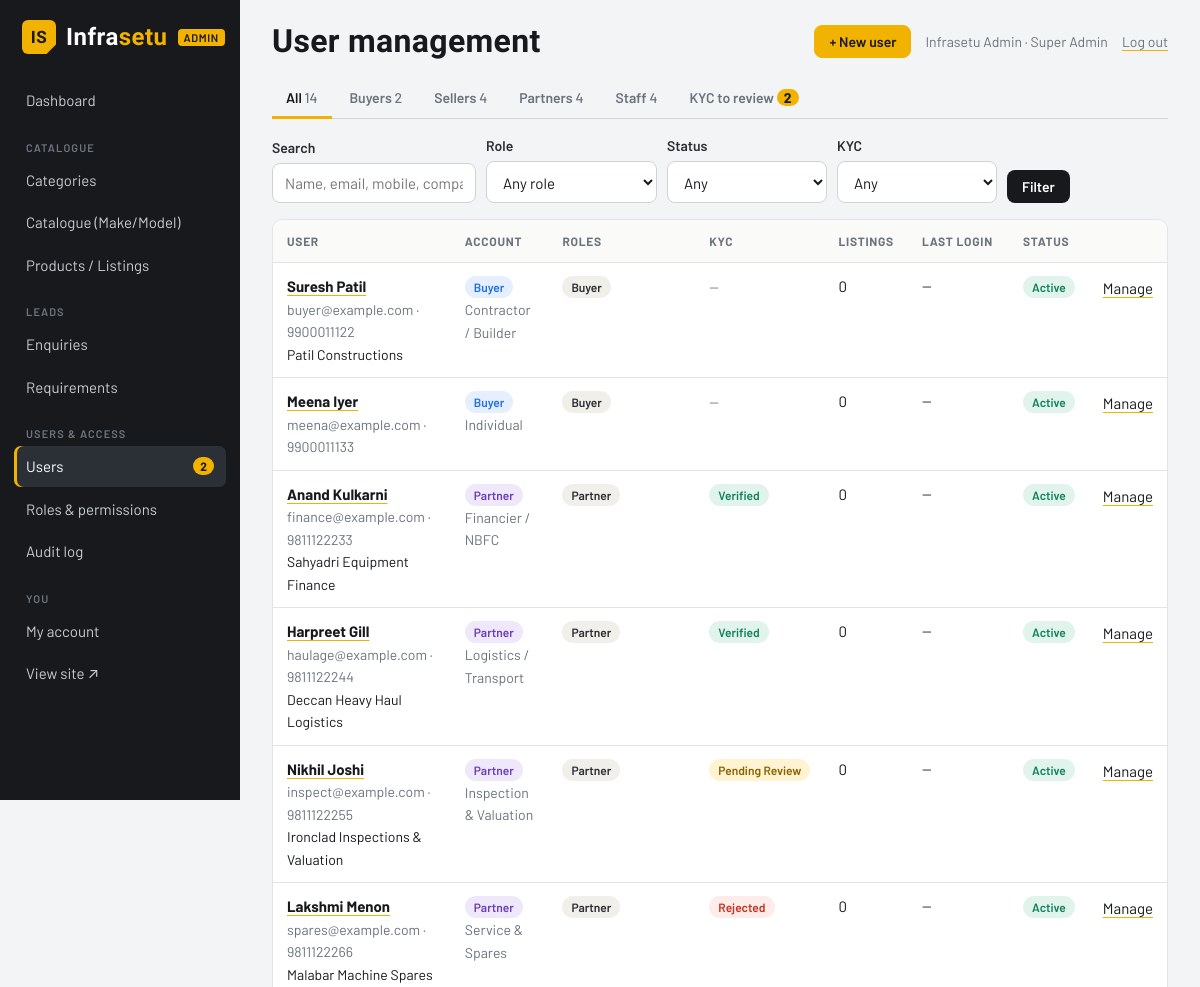
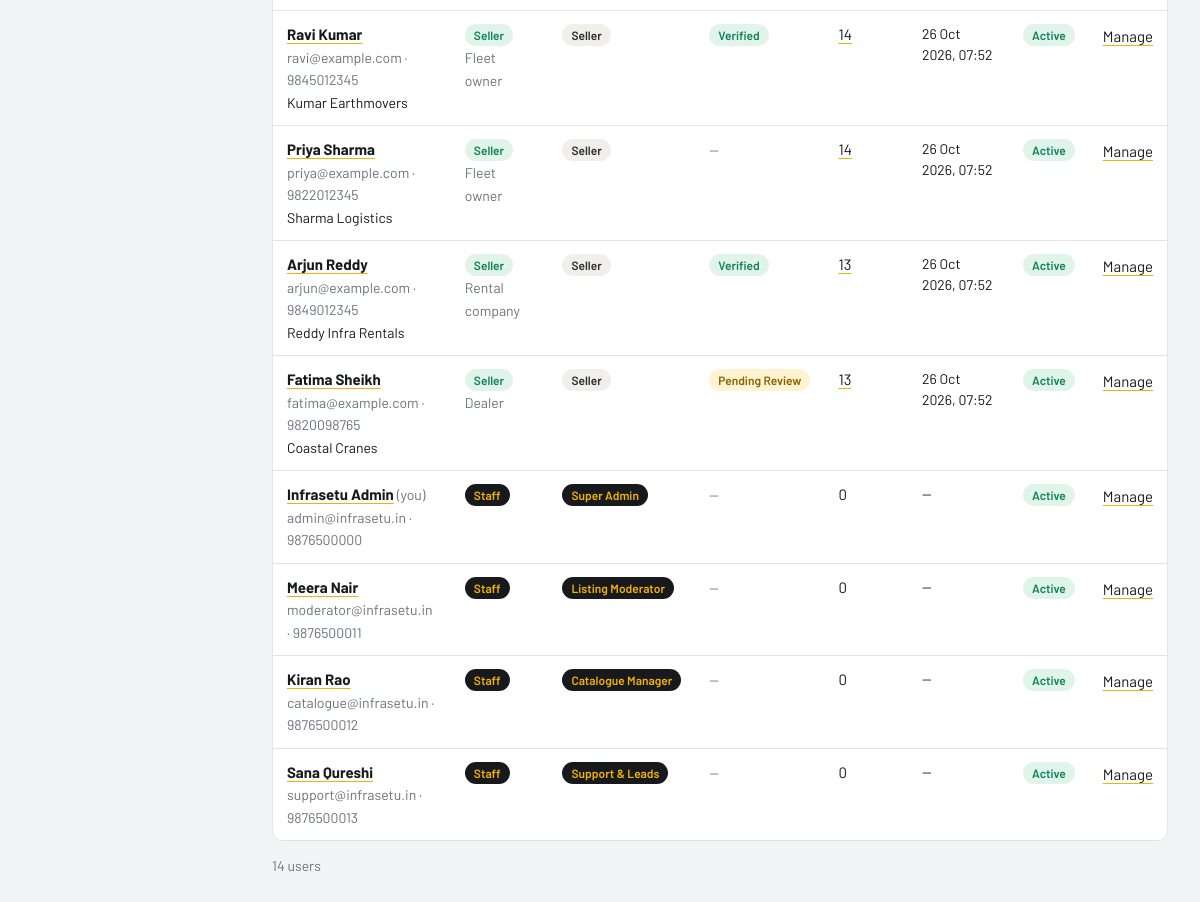
Page /admin/users (signed in) on the committed database (2 pictures, top to bottom).
### models.py (models this page shows, shortened)
class TimestampMixin:
    created_at = db.Column(db.DateTime, default=datetime.utcnow, nullable=False)
    updated_at = db.Column(db.DateTime, default=datetime.utcnow, onupdate=datetime.utcnow, nullable=False)

class User(TimestampMixin, db.Model):
    __tablename__ = "users"
    id = db.Column(db.Integer, primary_key=True)
    name = db.Column(db.String(120), nullable=False)
    email = db.Column(db.String(160), unique=True, nullable=False, index=True)
    phone = db.Column(db.String(20), nullable=False)
    company = db.Column(db.String(160))
    password_hash = db.Column(db.String(255), nullable=False)
    role = db.Column(db.String(20), default="user", nullable=False)
    is_active = db.Column(db.Boolean, default=True, nullable=False)  # False = suspended
    account_type = db.Column(db.String(20), default="buyer", nullable=False, index=True)
    business_type = db.Column(db.String(60))  # buyer / seller sub-type
    state = db.Column(db.String(60))
    city = db.Column(db.String(80))
    gstin = db.Column(db.String(15))
    pan = db.Column(db.String(10))
    verification_status = db.Column(db.String(20), default="not_submitted", nullable=False)
    verification_note = db.Column(db.String(255))
    verified_at = db.Column(db.DateTime)
    verified_by_id = db.Column(db.Integer)
    last_login_at = db.Column(db.DateTime)
    failed_logins = db.Column(db.Integer, default=0, nullable=False)
    locked_until = db.Column(db.DateTime)
    password_changed_at = db.Column(db.DateTime)
    products = db.relationship("Product", back_populates="user", lazy="dynamic")
    roles = db.relationship("Role", secondary="user_roles", back_populates="users", lazy="selectin",
                            order_by="Role.name")
    partner_profile = db.relationship("PartnerProfile", back_populates="user", uselist=False,
                                      cascade="all, delete-orphan")
    @property
    def permissions(self):
        if any(r.slug == "super_admin" for r in self.roles):
            return set(PERMISSIONS)
        return set().union(*(r.codes for r in self.roles)) if self.roles else set()
    def has_permission(self, code):
        return bool(self.is_active) and code in self.permissions
    @property
    def is_locked(self):
        return bool(self.locked_until and self.locked_until > datetime.utcnow())
    @property
    def account_label(self):
        return ACCOUNT_TYPES.get(self.account_type, self.account_type.title())

class Role(TimestampMixin, db.Model):
    __tablename__ = "roles"
    id = db.Column(db.Integer, primary_key=True)
    slug = db.Column(db.String(60), unique=True, nullable=False, index=True)
    name = db.Column(db.String(80), unique=True, nullable=False)
    description = db.Column(db.String(255))
    is_staff = db.Column(db.Boolean, default=False, nullable=False)  # admin-panel role
    is_system = db.Column(db.Boolean, default=False, nullable=False)  # built in, cannot be deleted
    grants = db.relationship("RolePermission", back_populates="role", cascade="all, delete-orphan")
    users = db.relationship("User", secondary="user_roles", back_populates="roles")

class PartnerProfile(TimestampMixin, db.Model):
    __tablename__ = "partner_profiles"
    id = db.Column(db.Integer, primary_key=True)
    user_id = db.Column(db.Integer, db.ForeignKey("users.id", ondelete="CASCADE"), unique=True, nullable=False)
    partner_type = db.Column(db.String(60), nullable=False, index=True)
    website = db.Column(db.String(200))
    service_states = db.Column(db.Text, nullable=False, default="")  # comma separated, or "All India"
    description = db.Column(db.Text, nullable=False, default="")
    user = db.relationship("User", back_populates="partner_profile")

### admin_users.py (the view)
@bp.route("/users")
@permission_required("users.view")
def users():
    a = request.args
    q = User.query
    if a.get("q"):
        t = f"%{a['q'].strip()}%"
        q = q.filter(or_(User.name.ilike(t), User.email.ilike(t), User.phone.ilike(t), User.company.ilike(t),
                         User.gstin.ilike(t)))
    if a.get("type") in ACCOUNT_TYPES:
        q = q.filter(User.account_type == a["type"])
    if a.get("role", "").isdigit():
        q = q.filter(User.roles.any(Role.id == int(a["role"])))
    if a.get("kyc") in VERIFICATION_STATUSES:
        q = q.filter(User.verification_status == a["kyc"])
    status = a.get("status")
    if status == "active":
        q = q.filter(User.is_active.is_(True))
    elif status == "suspended":
        q = q.filter(User.is_active.is_(False))
    elif status == "locked":
        q = q.filter(User.locked_until > datetime.utcnow())
    counts = dict(db.session.query(Product.user_id, func.count(Product.id)).group_by(Product.user_id).all())
    type_counts = dict(db.session.query(User.account_type, func.count(User.id)).group_by(User.account_type).all())
    kyc_pending = User.query.filter_by(verification_status="pending").count()
    return render_template("admin/users.html", page=_page(q.order_by(User.created_at.desc())), counts=counts,
                           roles=Role.query.order_by(Role.name).all(), type_counts=type_counts,
                           kyc_pending=kyc_pending)

### admin.py (called while the page is built)
@bp.before_request
@permission_required("admin.access")
def _guard():
    pass

def _page(q):
    return q.paginate(page=request.args.get("page", 1, type=int),
                       per_page=current_app.config["ADMIN_ITEMS_PER_PAGE"], error_out=False)

### utils.py (called while the page is built)
def load_current_user():
    uid = session.get("user_id")
    g.user = db.session.get(User, uid) if uid else None
    if g.user is not None and not g.user.is_active:
        session.clear()
        g.user = None

def permission_required(*codes):
    def decorator(view):
        @wraps(view)
        def wrapped(*args, **kwargs):
            if g.user is None:
                return redirect(url_for("auth.login", next=request.full_path))
            if not any(g.user.has_permission(c) for c in codes):
                abort(403)
            return view(*args, **kwargs)
        return wrapped
    return decorator

def can(code):
    return bool(g.get("user") is not None and g.user.has_permission(code))

def csrf_token():
    if "_csrf" not in session:
        session["_csrf"] = secrets.token_hex(16)
    return session["_csrf"]

def check_csrf():
    if request.method == "POST":
        token = request.form.get("_csrf") or request.headers.get("X-CSRF-Token")
        if not token or token != session.get("_csrf"):
            abort(400, description="Invalid or missing form token. Please reload the page and try again.")

### templates/admin/users.html (shortened to what this page needs)
{% extends "admin/base.html" %}
{% from "_macros.html" import pager %}
{% block heading %}User management{% endblock %}
{% block top_actions %}{% if can('users.manage') %}<a class="btn btn-primary btn-sm" href="{{ url_for('admin.user_new') }}">+ New user</a>{% endif %}{% endblock %}
{% block admin_content %}
{% set a = request.args %}
<nav class="tabs">
  <a href="{{ url_with(type='', kyc='', page='') }}" class="{{ 'active' if not a.get('type') and not a.get('kyc') }}">All <span>{{ type_counts.values()|sum }}</span></a>
  {% for k, l in ACCOUNT_TYPES.items() %}
    <a href="{{ url_with(type=k, kyc='', page='') }}" class="{{ 'active' if a.get('type') == k }}">{{ l if k == 'staff' else l ~ 's' }} <span>{{ type_counts.get(k, 0) }}</span></a>
  {% endfor %}
  {% if can('users.verify') %}<a href="{{ url_with(kyc='pending', type='', page='') }}" class="{{ 'active' if a.get('kyc') == 'pending' }} tab-alert">KYC to review <span>{{ kyc_pending }}</span></a>{% endif %}
</nav>
<form class="toolbar" method="get">
  <div class="field"><label>Search</label><input name="q" value="{{ a.get('q', '') }}" placeholder="Name, email, mobile, company, GSTIN"></div>
  <div class="field"><label>Role</label><select name="role"><option value="">Any role</option>
    {% for r in roles %}<option value="{{ r.id }}" {% if a.get('role') == r.id|string %}selected{% endif %}>{{ r.name }}</option>{% endfor %}</select></div>
  <div class="field"><label>Status</label><select name="status"><option value="">Any</option>
    {% for k, l in [('active', 'Active'), ('suspended', 'Suspended'), ('locked', 'Locked out')] %}<option value="{{ k }}" {% if a.get('status') == k %}selected{% endif %}>{{ l }}</option>{% endfor %}</select></div>
  <div class="field"><label>KYC</label><select name="kyc"><option value="">Any</option>
    {% for k, l in VERIFICATION_STATUSES.items() %}<option value="{{ k }}" {% if a.get('kyc') == k %}selected{% endif %}>{{ l }}</option>{% endfor %}</select></div>
  <button class="btn btn-dark btn-sm">Filter</button>
</form>
<div class="table-wrap">
<table class="table">
  <thead><tr><th>User</th><th>Account</th><th>Roles</th><th>KYC</th><th>Listings</th><th>Last login</th><th>Status</th><th></th></tr></thead>
  <tbody>
  {% for u in page.items %}
    <tr>
      <td><a href="{{ url_for('admin.user_detail', uid=u.id) }}"><b>{{ u.name }}</b></a>{% if u.id == g.user.id %} <span class="small muted">(you)</span>{% endif %}<br>
        <span class="small muted">{{ u.email }} · {{ u.phone }}</span>{% if u.company %}<br><span class="small">{{ u.company }}</span>{% endif %}</td>
      <td><span class="badge badge-type-{{ u.account_type }}">{{ u.account_label }}</span><br>
        <span class="small muted">{{ u.partner_profile.partner_type if u.partner_profile and u.account_type == 'partner' else (u.business_type or '') }}</span></td>
      <td>{% for r in u.roles %}<span class="badge {{ 'badge-staff' if r.is_staff else 'badge-role' }}">{{ r.name }}</span> {% endfor %}</td>
      <td>{% if u.verification_status != 'not_submitted' %}<span class="badge badge-kyc-{{ u.verification_status }}">{{ VERIFICATION_STATUSES[u.verification_status] }}</span>{% else %}<span class="muted small">—</span>{% endif %}</td>
      <td>{% if counts.get(u.id) and can('products.view') %}<a href="{{ url_for('admin.products', user=u.id) }}">{{ counts.get(u.id) }}</a>{% else %}{{ counts.get(u.id, 0) }}{% endif %}</td>
      <td class="small">{{ u.last_login_at|dt('%d %b %Y, %H:%M') }}</td>
      <td>{% if not u.is_active %}<span class="badge badge-disabled">Suspended</span>{% elif u.is_locked %}<span class="badge badge-pending">Locked</span>{% else %}<span class="badge badge-active">Active</span>{% endif %}</td>
      <td class="actions"><a href="{{ url_for('admin.user_detail', uid=u.id) }}">{{ 'Manage' if can('users.manage') else 'View' }}</a></td>
    </tr>
  {% else %}
    <tr><td colspan="8" class="muted">No users match.</td></tr>
  {% endfor %}
  </tbody>
</table>
</div>
<p class="small muted">{{ page.total }} user{{ 's' if page.total != 1 }}</p>
{% endblock %}

### templates/admin/base.html (shortened to what this page needs)
{% extends "base.html" %}
{% block body_class %}admin{% endblock %}
{% block content %}
{% set ep = request.endpoint or '' %}
<div class="admin-shell">
  <aside class="admin-side">
    <a class="brand" href="{{ url_for('admin.dashboard') }}"><span class="brand-mark">IS</span> <span>Infra<b>setu</b></span> <small>ADMIN</small></a>
    <nav class="admin-nav">
      {% if can('dashboard.view') %}<a href="{{ url_for('admin.dashboard') }}" class="{{ 'active' if ep == 'admin.dashboard' }}">Dashboard</a>{% endif %}
      {% if can('catalogue.manage') or can('products.view') %}<h5>Catalogue</h5>{% endif %}
      {% if can('catalogue.manage') %}
      <a href="{{ url_for('admin.categories') }}" class="{{ 'active' if 'category' in ep or 'categories' in ep or 'attribute' in ep }}">Categories</a>
      <a href="{{ url_for('admin.catalogue') }}" class="{{ 'active' if 'catalogue' in ep }}">Catalogue (Make/Model)</a>
      {% endif %}
      {% if can('products.view') %}<a href="{{ url_for('admin.products') }}" class="{{ 'active' if 'product' in ep }}">Products / Listings</a>{% endif %}
      {% if can('leads.manage') %}
      <h5>Leads</h5>
      <a href="{{ url_for('admin.enquiries') }}" class="{{ 'active' if 'enquir' in ep }}">Enquiries</a>
      <a href="{{ url_for('admin.requirements') }}" class="{{ 'active' if 'requirement' in ep }}">Requirements</a>
      {% endif %}
      {% if can('users.view') or can('roles.manage') or can('audit.view') %}<h5>Users &amp; access</h5>{% endif %}
      {% if can('users.view') %}<a href="{{ url_for('admin.users') }}" class="{{ 'active' if 'user' in ep }}">Users{% if admin_kyc_pending %} <span class="count" title="KYC waiting">{{ admin_kyc_pending }}</span>{% endif %}</a>{% endif %}
      {% if can('roles.manage') %}<a href="{{ url_for('admin.roles') }}" class="{{ 'active' if 'role' in ep }}">Roles &amp; permissions</a>{% endif %}
      {% if can('audit.view') %}<a href="{{ url_for('admin.audit') }}" class="{{ 'active' if ep == 'admin.audit' }}">Audit log</a>{% endif %}
      <h5>You</h5>
      <a href="{{ url_for('auth.account') }}">My account</a>
      <a href="{{ url_for('public.home') }}" target="_blank">View site ↗</a>
    </nav>
  </aside>
  <div class="admin-main">
    <div class="admin-top">
      <h1>{% block heading %}{{ self.admin_title() }}{% endblock %}</h1>
      <div class="who">
        {% block top_actions %}{% endblock %}
        <span title="{{ g.user.roles|map(attribute='name')|join(', ') }}">{{ g.user.name }} · <span class="muted">{{ g.user.roles|selectattr('is_staff')|map(attribute='name')|join(', ') }}</span></span>
        <form method="post" action="{{ url_for('auth.logout') }}" class="inline"><input type="hidden" name="_csrf" value="{{ csrf_token() }}"><button class="link-btn">Log out</button></form>
      </div>
    </div>
    {% block admin_content %}{% endblock %}
  </div>
</div>
{% endblock %}

### rows in the picture
User: user.name "Infrasetu Admin", is_active.slug "Manage", name "Infrasetu Admin", shows "(you)", email "admin@infrasetu.in", phone "9876500000", account_label "Staff", get "0", last_login_at|dt "—", shows "Active"
User: account_type "Staff", get "4", name "Sana Qureshi", email "support@infrasetu.in", phone "9876500013", account_label "Staff", get "0", last_login_at|dt "—", is_active "Active"
User: name "Suresh Patil", email "buyer@example.com", phone "9900011122", company "Patil Constructions", account_label "Buyer", partner_profile "Contractor / Builder", get "0", last_login_at|dt "—", is_active "Active"
Role: name "Buyer"
User: name "Meena Iyer", email "meena@example.com", phone "9900011133", account_label "Buyer", partner_profile "Individual", get "0", last_login_at|dt "—", is_active "Active"
User: name "Anand Kulkarni", email "finance@example.com", phone "9811122233", company "Sahyadri Equipment Finance", account_label "Partner", partner_profile "Financier / NBFC", verification_status "Verified", get "0", last_login_at|dt "—", is_active "Active"
Role: name "Partner"
User: name "Harpreet Gill", email "haulage@example.com", phone "9811122244", company "Deccan Heavy Haul Logistics", account_label "Partner", partner_profile "Logistics / Transport", verification_status "Verified", get "0", last_login_at|dt "—", is_active "Active"
User: name "Nikhil Joshi", email "inspect@example.com", phone "9811122255", company "Ironclad Inspections & Valuation", account_label "Partner", partner_profile "Inspection & Valuation", verification_status "Pending Review", get "0", last_login_at|dt "—", is_active "Active"
User: name "Lakshmi Menon", email "spares@example.com", phone "9811122266", company "Malabar Machine Spares", account_label "Partner", partner_profile "Service & Spares", verification_status "Rejected", get "0", last_login_at|dt "—", is_active "Active"
User: name "Ravi Kumar", email "ravi@example.com", phone "9845012345", company "Kumar Earthmovers", account_label "Seller", partner_profile "Fleet owner", verification_status "Verified", get "14", last_login_at|dt "26 Oct 2026, 07:52", is_active "Active"
Role: name "Seller"
User: name "Priya Sharma", email "priya@example.com", phone "9822012345", company "Sharma Logistics", account_label "Seller", partner_profile "Fleet owner", get "14", last_login_at|dt "26 Oct 2026, 07:52", is_active "Active"
User: name "Arjun Reddy", email "arjun@example.com", phone "9849012345", company "Reddy Infra Rentals", account_label "Seller", partner_profile "Rental company", verification_status "Verified", get "13", last_login_at|dt "26 Oct 2026, 07:52", is_active "Active"
User: name "Fatima Sheikh", email "fatima@example.com", phone "9820098765", company "Coastal Cranes", account_label "Seller", partner_profile "Dealer", verification_status "Pending Review", get "13", last_login_at|dt "26 Oct 2026, 07:52", is_active "Active"
Role: name "Super Admin"
User: name "Meera Nair", email "moderator@infrasetu.in", phone "9876500011", account_label "Staff", get "0", last_login_at|dt "—", is_active "Active"
Role: name "Listing Moderator"
User: name "Kiran Rao", email "catalogue@infrasetu.in", phone "9876500012", account_label "Staff", get "0", last_login_at|dt "—", is_active "Active"
Role: name "Catalogue Manager"
Role: name "Support & Leads"

### other values in the picture
{{ admin_kyc_pending }} "2"
{{ g.user.roles|selectattr('is_staff')|map(attribute='name')|join(', ') }} "Super Admin"
{{ type_counts.values()|sum }} "14"
{{ l if k == 'staff' else l ~ 's' }} "Buyers" "Sellers" "Partners"
{{ type_counts.get(k, 0) }} "2" "4" "4"
{{ kyc_pending }} "2"
{{ page.total }} "14"
{{ 's' if page.total != 1 }} "s"
